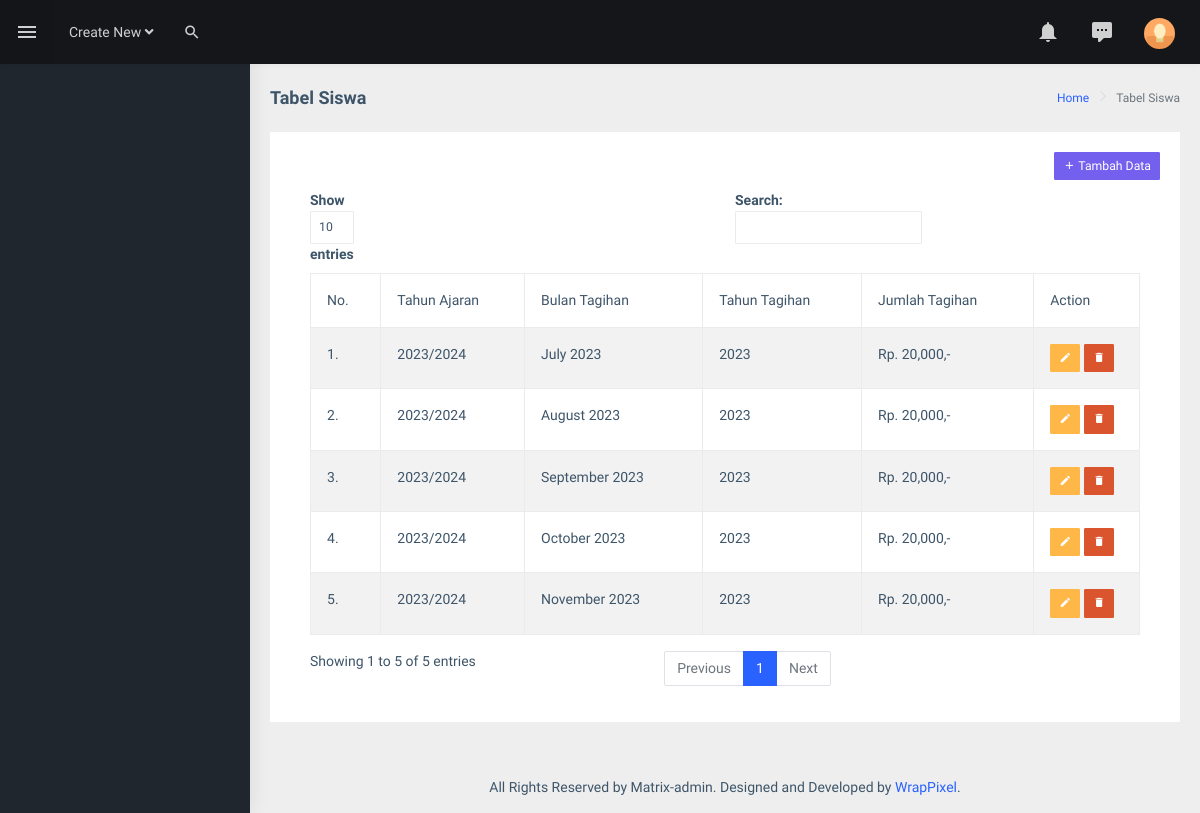
The page /admin/tagihan.php on the database as committed earlier.
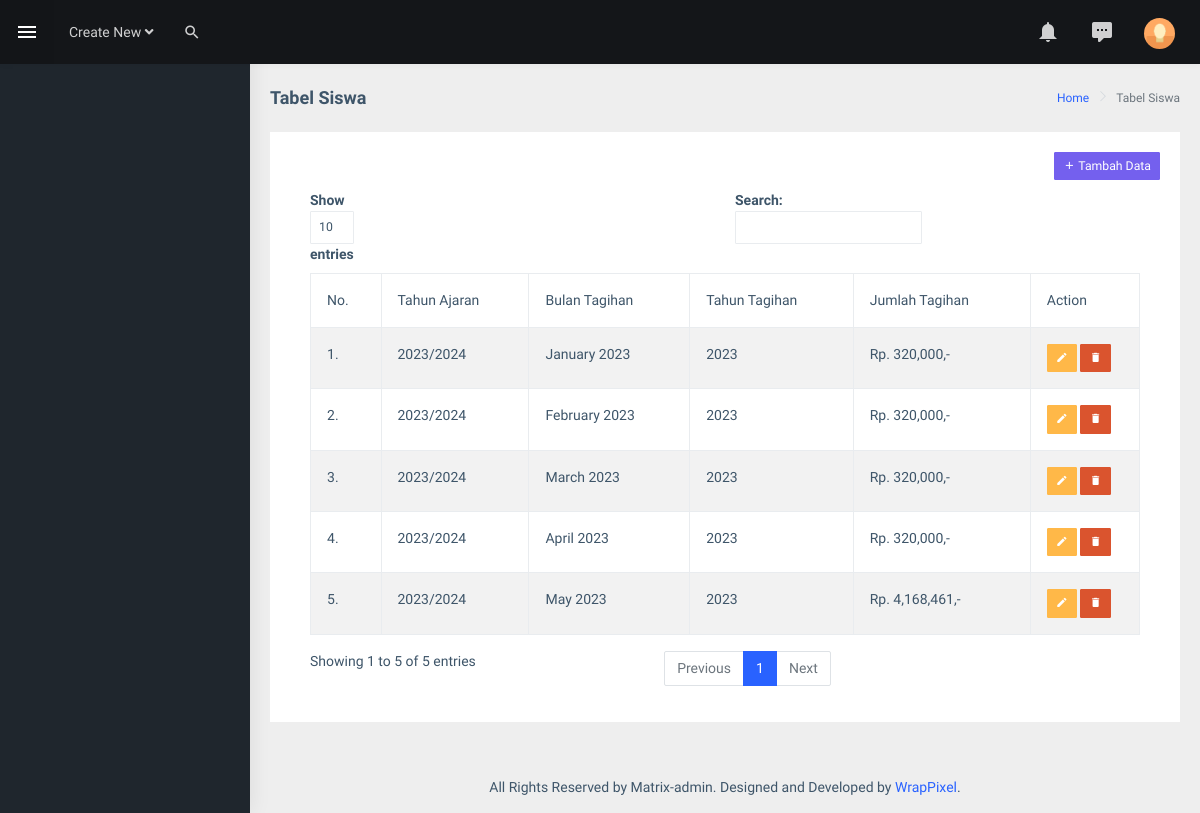
The same page on the database as committed later.
### tables this page shows
CREATE TABLE `tb_tagihan` (
  `id_tagihan` int(11) NOT NULL,
  `idta` int(11) NOT NULL,
  `bulan_tagihan` varchar(30) NOT NULL,
  `tahun_tagihan` year(4) NOT NULL,
  `jumlah_tagihan` int(11) NOT NULL
);

CREATE TABLE `tb_ta` (
  `id_ta` int(11) NOT NULL,
  `ta` varchar(50) NOT NULL
);

### admin/tagihan.php (the view, shortened to what this page needs)
<?php
include 'koneksi.php';
?>
<!DOCTYPE html>
<html dir="ltr" lang="en">
  <head>
    <link
      href="assets/libs/fullcalendar/dist/fullcalendar.min.css"
      rel="stylesheet"
    />
    <link href="assets/extra-libs/calendar/calendar.css" rel="stylesheet" />
    <link href="dist/css/style.min.css" rel="stylesheet" />
  </head>
  <body>
    <div
      id="main-wrapper"
      data-layout="vertical"
      data-navbarbg="skin5"
      data-sidebartype="full"
      data-sidebar-position="absolute"
      data-header-position="absolute"
      data-boxed-layout="full"
    >
      <header class="topbar" data-navbarbg="skin5">
        <nav class="navbar top-navbar navbar-expand-md navbar-dark">
          <div
            class="navbar-collapse collapse"
            id="navbarSupportedContent"
            data-navbarbg="skin5"
          >
            <ul class="navbar-nav float-start me-auto">
              <li class="nav-item d-none d-lg-block">
                <a
                  class="nav-link sidebartoggler waves-effect waves-light"
                  href="javascript:void(0)"
                  data-sidebartype="mini-sidebar"
                  ><i class="mdi mdi-menu font-24"></i
                ></a>
              </li>
              <li class="nav-item dropdown">
                <a
                  class="nav-link dropdown-toggle"
                  href="#"
                  id="navbarDropdown"
                  role="button"
                  data-bs-toggle="dropdown"
                  aria-expanded="false"
                >
                  <span class="d-none d-md-block"
                    >Create New <i class="fa fa-angle-down"></i
                  ></span>
                </a>
              </li>
              <li class="nav-item search-box">
                <a
                  class="nav-link waves-effect waves-dark"
                  href="javascript:void(0)"
                  ><i class="mdi mdi-magnify fs-4"></i
                ></a>
              </li>
            </ul>
            <ul class="navbar-nav float-end">
              <li class="nav-item dropdown">
                <a
                  class="nav-link dropdown-toggle"
                  href="#"
                  id="navbarDropdown"
                  role="button"
                  data-bs-toggle="dropdown"
                  aria-expanded="false"
                >
                  <i class="mdi mdi-bell font-24"></i>
                </a>
              </li>
              <li class="nav-item dropdown">
                <a
                  class="nav-link dropdown-toggle waves-effect waves-dark"
                  href="#"
                  id="2"
                  role="button"
                  data-bs-toggle="dropdown"
                  aria-expanded="false"
                >
                  <i class="font-24 mdi mdi-comment-processing"></i>
                </a>
              </li>
              <li class="nav-item dropdown">
                <a
                  class="
                    nav-link
                    dropdown-toggle
                    text-muted
                    waves-effect waves-dark
                    pro-pic
                  "
                  href="#"
                  id="navbarDropdown"
                  role="button"
                  data-bs-toggle="dropdown"
                  aria-expanded="false"
                >
                  <img
                    src="../assets/images/users/1.jpg"
                    alt="user"
                    class="rounded-circle"
                    width="31"
                  />
                </a>
              </li>
            </ul>
          </div>
        </nav>
      </header>
      <aside class="left-sidebar" data-sidebarbg="skin5">
        <div class="scroll-sidebar">
        </div>
      </aside>
      <div class="page-wrapper">
        <div class="page-breadcrumb">
          <div class="row">
            <div class="col-12 d-flex no-block align-items-center">
              <h4 class="page-title">Tabel Siswa</h4>
              <div class="ms-auto text-end">
                <nav aria-label="breadcrumb">
                  <ol class="breadcrumb">
                    <li class="breadcrumb-item"><a href="index.php">Home</a></li>
                    <li class="breadcrumb-item active" aria-current="page">
                      Tabel Siswa
                    </li>
                  </ol>
                </nav>
              </div>
            </div>
          </div>
        </div>
        <div class="container-fluid">
          <div class="row">
            <div class="col-12">
              <div class="card">
                <div class="card-body">
                  <div class="card-title" style="display: grid; justify-content: end;">
                    <a class="btn btn-sm btn-primary" href="" data-bs-toggle="modal" data-bs-target="#tagihanModal"><i class="mdi mdi-plus"></i> Tambah Data</a>
                  </div>
                  <div class="table-responsive">
                    <table
                      id="zero_config"
                      class="table table-striped table-bordered"
                    >
                      <thead>
                        <tr>
                          <th>No.</th>
                          <th>Tahun Ajaran</th>
                          <th>Bulan Tagihan</th>
                          <th>Tahun Tagihan</th>
                          <th>Jumlah Tagihan</th>
                          <th>Action</th>
                        </tr>
                      </thead>
                      <tbody>
                        <?php
                        $no=1;
                        $data = mysqli_query($koneksi, "SELECT * FROM tb_tagihan, tb_ta WHERE id_ta=idta ORDER BY id_tagihan ASC");
                        while ($row = mysqli_fetch_assoc($data)) {
                          $bulan = $row['bulan_tagihan'];
                          $bulan_format = strftime('%B %Y', strtotime($bulan));
                        ?>
                        <tr>
                          <td><?php echo $no++; ?>.</td>
                          <td><?php echo $row['ta']; ?></td>
                          <td><?php echo $bulan_format; ?></td>
                          <td><?php echo $row['tahun_tagihan']; ?></td>
                          <td><?php echo "Rp. " .number_format($row['jumlah_tagihan']). ",-"; ?></td>
                          <td>
                            <a class="btn btn-sm btn-warning" href="" data-bs-toggle="modal" data-bs-target="#tagihaneditModal<?php echo $row['id_tagihan']; ?>"><i class="mdi mdi-pencil"></i></a>
                            <a class="btn btn-sm btn-danger" href="hapustagihan.php?id=<?php echo $row['id_tagihan']; ?>"><i class="mdi mdi-delete"></i></a>
                          </td>
                        </tr>
                        <?php } ?>
                      </tbody>
                    </table>
                  </div>
                </div>
              </div>
            </div>
          </div>
        </div>
        <footer class="footer text-center">
          All Rights Reserved by Matrix-admin. Designed and Developed by
          <a href="https://www.wrappixel.com">WrapPixel</a>.
        </footer>
      </div>
    </div>
  </body>
</html>

Rows that differ between the two databases and show on the page:
removed tb_tagihan: tb_ta.ta "2023/2024", bulan_tagihan "July 2023", tahun_tagihan "2023", jumlah_tagihan "20,000"
removed tb_tagihan: tb_ta.ta "2023/2024", bulan_tagihan "August 2023", tahun_tagihan "2023", jumlah_tagihan "20,000"
removed tb_tagihan: tb_ta.ta "2023/2024", bulan_tagihan "September 2023", tahun_tagihan "2023", jumlah_tagihan "20,000"
removed tb_tagihan: tb_ta.ta "2023/2024", bulan_tagihan "October 2023", tahun_tagihan "2023", jumlah_tagihan "20,000"
removed tb_tagihan: tb_ta.ta "2023/2024", bulan_tagihan "November 2023", tahun_tagihan "2023", jumlah_tagihan "20,000"
added tb_tagihan: idta.ta "2023/2024", bulan_tagihan "January 2023", tahun_tagihan "2023", jumlah_tagihan "320,000"
added tb_tagihan: idta.ta "2023/2024", bulan_tagihan "February 2023", tahun_tagihan "2023", jumlah_tagihan "320,000"
added tb_tagihan: idta.ta "2023/2024", bulan_tagihan "March 2023", tahun_tagihan "2023", jumlah_tagihan "320,000"
added tb_tagihan: idta.ta "2023/2024", bulan_tagihan "April 2023", tahun_tagihan "2023", jumlah_tagihan "320,000"
added tb_tagihan: idta.ta "2023/2024", bulan_tagihan "May 2023", tahun_tagihan "2023", jumlah_tagihan "4,168,461"
